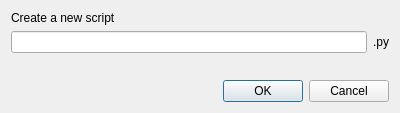
<?xml version="1.0" encoding="UTF-8"?>
<ui version="4.0">
 <class>Dialog</class>
 <widget class="QDialog" name="Dialog">
  <property name="geometry">
   <rect>
    <x>0</x>
    <y>0</y>
    <width>400</width>
    <height>113</height>
   </rect>
  </property>
  <property name="windowTitle">
   <string>Create a New Script</string>
  </property>
  <layout class="QVBoxLayout" name="verticalLayout_2">
   <item>
    <layout class="QVBoxLayout" name="verticalLayout">
     <item>
      <widget class="QLabel" name="label">
       <property name="text">
        <string>Create a new script</string>
       </property>
      </widget>
     </item>
     <item>
      <layout class="QHBoxLayout" name="horizontalLayout">
       <item>
        <widget class="QLineEdit" name="script_name"/>
       </item>
       <item>
        <widget class="QLabel" name="label_2">
         <property name="text">
          <string>.py</string>
         </property>
        </widget>
       </item>
      </layout>
     </item>
    </layout>
   </item>
   <item>
    <spacer name="verticalSpacer">
     <property name="orientation">
      <enum>Qt::Vertical</enum>
     </property>
     <property name="sizeHint" stdset="0">
      <size>
       <width>20</width>
       <height>40</height>
      </size>
     </property>
    </spacer>
   </item>
   <item>
    <widget class="QDialogButtonBox" name="buttonBox">
     <property name="cursor">
      <cursorShape>PointingHandCursor</cursorShape>
     </property>
     <property name="orientation">
      <enum>Qt::Horizontal</enum>
     </property>
     <property name="standardButtons">
      <set>QDialogButtonBox::Cancel|QDialogButtonBox::Ok</set>
     </property>
    </widget>
   </item>
  </layout>
 </widget>
 <resources/>
 <connections>
  <connection>
   <sender>buttonBox</sender>
   <signal>accepted()</signal>
   <receiver>Dialog</receiver>
   <slot>accept()</slot>
   <hints>
    <hint type="sourcelabel">
     <x>248</x>
     <y>254</y>
    </hint>
    <hint type="destinationlabel">
     <x>157</x>
     <y>274</y>
    </hint>
   </hints>
  </connection>
  <connection>
   <sender>buttonBox</sender>
   <signal>rejected()</signal>
   <receiver>Dialog</receiver>
   <slot>reject()</slot>
   <hints>
    <hint type="sourcelabel">
     <x>316</x>
     <y>260</y>
    </hint>
    <hint type="destinationlabel">
     <x>286</x>
     <y>274</y>
    </hint>
   </hints>
  </connection>
 </connections>
</ui>
